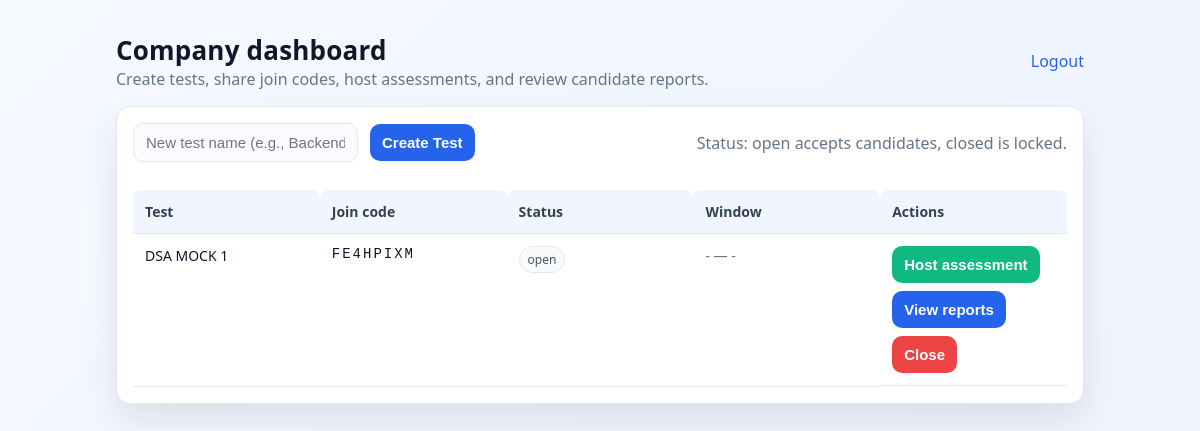
The page /company/dashboard (signed in) on the database as committed earlier.
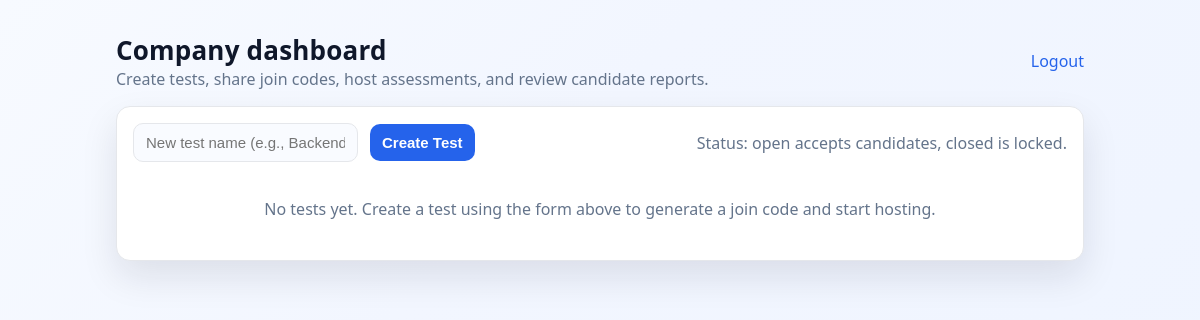
The same page on the database as committed later.
### app.py (models this page shows)
class Test(db.Model):
    id = db.Column(db.Integer, primary_key=True)
    company_id = db.Column(db.Integer, db.ForeignKey('company.id'), nullable=False)
    name = db.Column(db.String(200), nullable=False)
    join_code = db.Column(db.String(16), unique=True, nullable=False)
    start_at = db.Column(db.DateTime, nullable=True)
    end_at = db.Column(db.DateTime, nullable=True)
    status = db.Column(db.String(20), default='open')  # draft, open, closed
    company = db.relationship('Company', backref='tests')

### app.py (the view)
@app.route('/company/dashboard', methods=['GET'])
@login_required
def company_dashboard():
    if current_user.role != 'company':
        return "Unauthorized", 403
    tests = Test.query.filter_by(company_id=current_user.company_id, status='open').all()
    return render_template('company_dashboard.html', tests=tests)

### app.py (called while the page is built)
@login_manager.user_loader
def load_user(user_id):
    return User.query.get(int(user_id))  # Flask-Login user loader

### templates/company_dashboard.html (shortened to what this page needs)
<!doctype html>
<html>
<head>
</head>
<body>
  <div class="wrap">
    <div class="header">
      <div>
        <h1 class="title">Company dashboard</h1>
        <div class="muted">Create tests, share join codes, host assessments, and review candidate reports.</div>
      </div>
      <div class="nav">
        <a href="{{ url_for('logout') }}">Logout</a>
      </div>
    </div>
    <div class="card">
      <div class="topbar">
        <form class="row" method="POST" action="{{ url_for('create_test') }}">
          <input type="text" name="name" placeholder="New test name (e.g., Backend Interview - Oct Batch)" required />
          <button class="primary" type="submit">Create Test</button>
        </form>
        <div class="muted">Status: open accepts candidates, closed is locked.</div>
      </div>
      {% if tests and tests|length > 0 %}
      <div class="table-wrap">
        <table>
          <thead>
            <tr>
              <th>Test</th>
              <th>Join code</th>
              <th>Status</th>
              <th>Window</th>
              <th>Actions</th>
            </tr>
          </thead>
          <tbody>
            {% for t in tests %}
            <tr>
              <td>{{ t.name }}</td>
              <td class="code">{{ t.join_code }}</td>
              <td><span class="badge">{{ t.status }}</span></td>
              <td class="muted">
                {% if t.start_at %}{{ t.start_at.strftime('%Y-%m-%d %H:%M') }}{% else %}-{% endif %} —
                {% if t.end_at %}{{ t.end_at.strftime('%Y-%m-%d %H:%M') }}{% else %}-{% endif %}
              </td>
              <td class="actions">
                <a class="btnlike" href="{{ url_for('assessment', test_id=t.id) }}"><button type="button" class="secondary">Host assessment</button></a>
                <a class="btnlike" href="{{ url_for('company_test_reports', test_id=t.id) }}"><button type="button" class="primary">View reports</button></a>
                <form class="inline" method="POST" action="{{ url_for('close_test', test_id=t.id) }}" onsubmit="return confirm('Close this test? Candidates will no longer be able to join.');">
                  <button type="submit" class="danger" {% if t.status == 'closed' %}disabled{% endif %}>Close</button>
                </form>
              </td>
            </tr>
            {% endfor %}
          </tbody>
        </table>
      </div>
      {% else %}
        <div class="empty">No tests yet. Create a test using the form above to generate a join code and start hosting.</div>
      {% endif %}
    </div>
  </div>
</body>
</html>

Rows that differ between the two databases and show on the page:
no longer on this page (row edited): Test: name "DSA MOCK 1", join_code "FE4HPIXM", status "open"
Other text that changed with them:
text no longer shown: "Test Join code Status Window Actions"
text now shown: "No tests yet. Create a test using the form above to generate a join code and start hosting."
